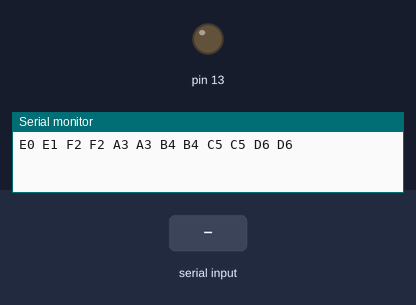
This sketch was run on a simulated Arduino Uno, built with avr-gcc and run on an emulated ATmega328P. Shown: output pins drawn as LEDs (lit = HIGH), the last lines printed to the serial monitor. Inputs (shaded band) come from the test bench. Random numbers use the default seed unless the sketch sets one.

Above: at 1.2 s.
1.3 s: "1\n" received over Serial
At 1.7 s:
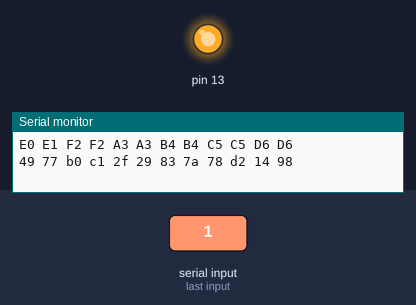
2.8 s: "2\n" received over Serial
At 4.0 s:
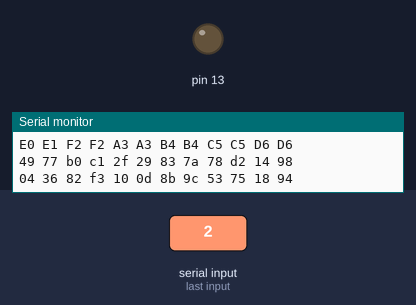
Timing chart, 0 to 5.8 s (numbered marks = the images above; inputs shaded):
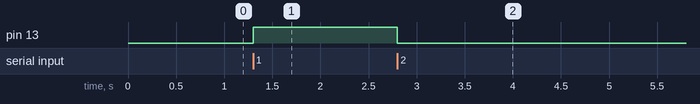

The sketch:

arduino_test_code.ino
```cpp
long randNumber;
String list[6];

void setup()
{
  pinMode(13, OUTPUT);
  Serial.begin(38400);
  while (!Serial);
  Serial.println("E0 E1 F2 F2 A3 A3 B4 B4 C5 C5 D6 D6");
}

void loop() {
  if (Serial.available())
  {
    int state = Serial.parseInt();
    if (state == 1)
      {
      digitalWrite(13, HIGH);
      for (int i = 0; i <= 6; i++){
        randNumber = random(2000, 50000);
        String stringOne = String(randNumber, HEX);
        if (stringOne.length() == 3){
          stringOne = "0" + stringOne;
        }
        String str1 = stringOne.substring(0,2);
        String str2 = stringOne.substring(2,4);
        list[i] = str1 + " " + str2;
      }
      Serial.println(list[0]+" "+list[1]+" "+list[2]+" "+list[3]+" "+list[4]+" "+list[5]);
      }
    if (state == 2)
      {
      digitalWrite(13, LOW);
      for (int i = 0; i <= 6; i++){
        randNumber = random(300, 50000);
        String stringOne = String(randNumber, HEX);
        if (stringOne.length() == 3){
          stringOne = "0" + stringOne;
        }
        String str1 = stringOne.substring(0,2);
        String str2 = stringOne.substring(2,4);
        list[i] = str1 + " " + str2;
      }
      Serial.println(list[0]+" "+list[1]+" "+list[2]+" "+list[3]+" "+list[4]+" "+list[5]);
      }
  }
}
```

Measured:
- after the input at 1.3 s, pin 13: LOW → HIGH at once
- after the input at 2.8 s, pin 13: HIGH → LOW at once
